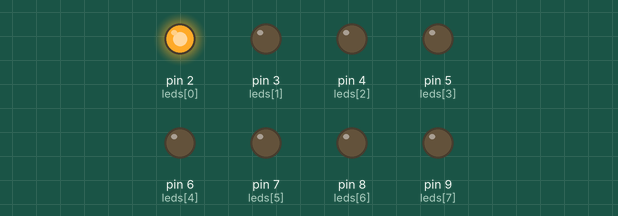
This sketch was run on a simulated Arduino Uno, built with avr-gcc and run on an emulated ATmega328P. Parts: output pins drawn as LEDs (lit = HIGH).

Above: at 0.12 s.
At 0.87 s:
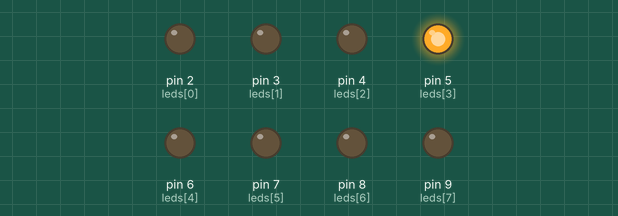
At 1.37 s:
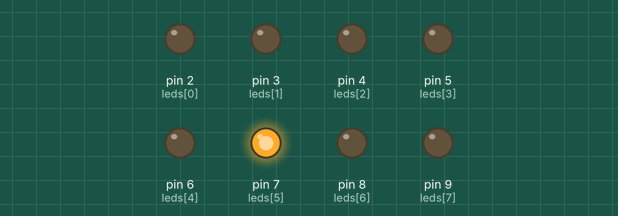
At 1.87 s:
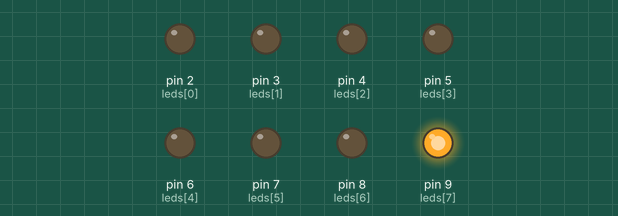
At 3.12 s:
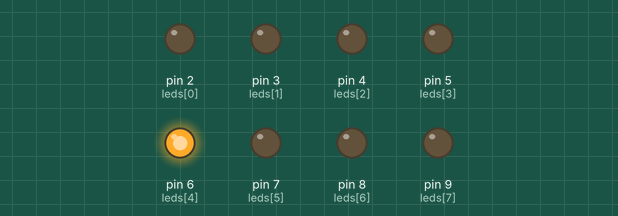
At 4.37 s:
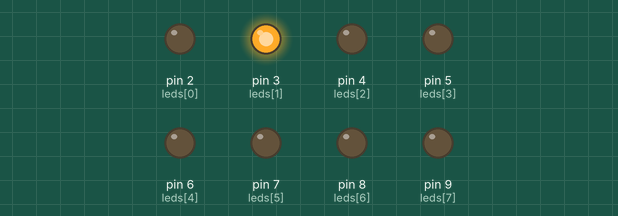
Timing chart, 0 to 4.7 s (numbered marks = the images above):
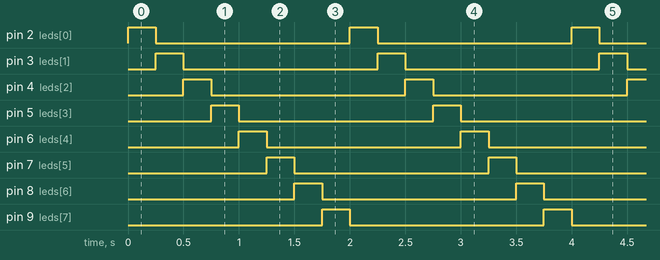

The sketch:

job09.ino
```cpp
int leds[] = {2, 3, 4, 5, 6, 7, 8, 9};

void setup() {
  int i = 0;
  while (i < 8) {
    pinMode(leds[i], OUTPUT);
    i++;
  }
}

void loop() {
  int i = 0;
  while (i < 8) {
    digitalWrite(leds[i], HIGH);
    delay(250);
    digitalWrite(leds[i], LOW);
    i++;
  }
}
```

Measured:
- by itself, pin 2 (leds[0]), pin 3 (leds[1]), pin 4 (leds[2]), pin 5 (leds[3]), pin 6 (leds[4]), pin 7 (leds[5]), pin 8 (leds[6]), pin 9 (leds[7]): alternates HIGH for 0.25 s and LOW for 1.8 s
- by itself, everything shown: repeats every 2.0 s, in 8 steps
